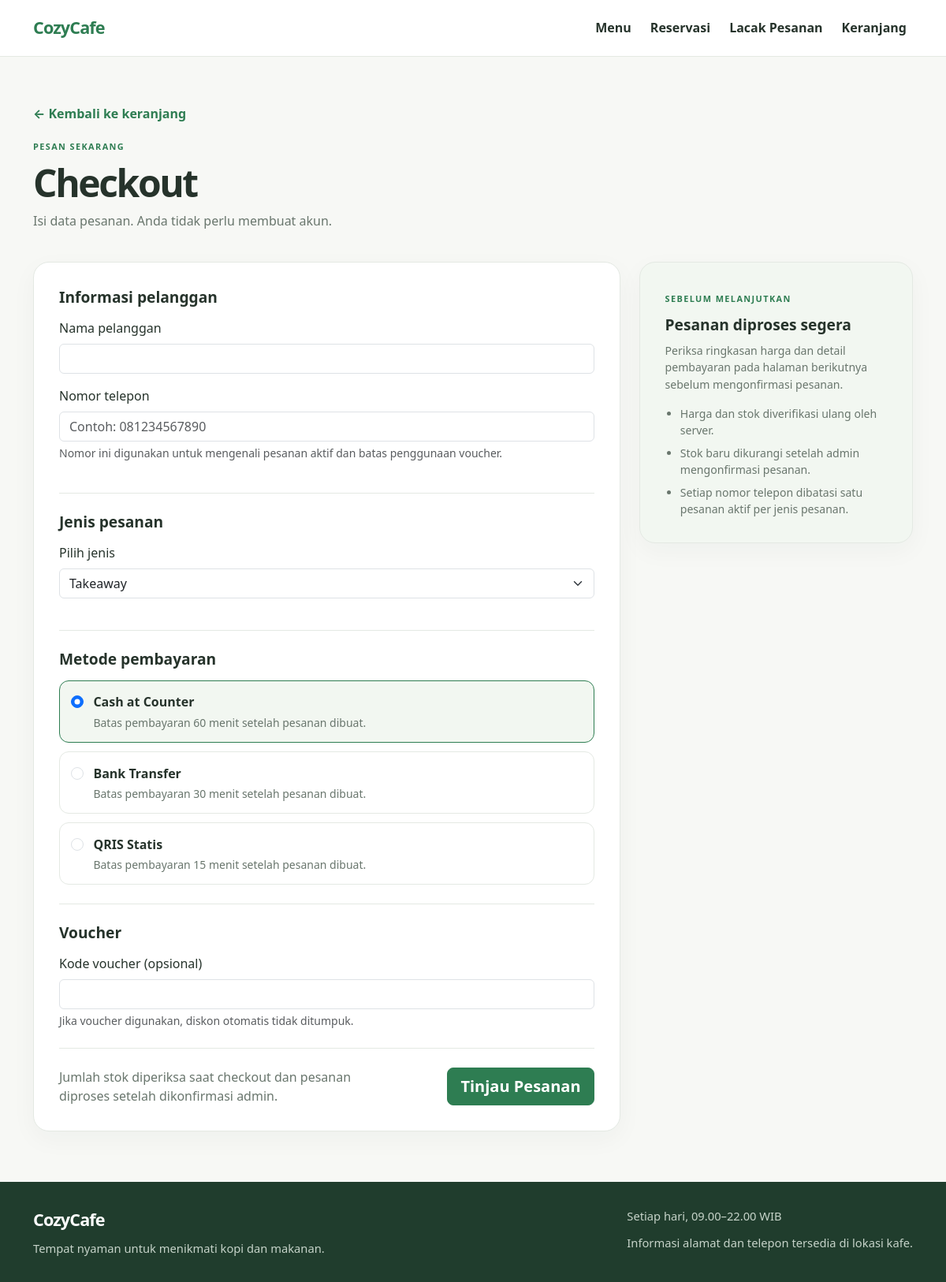
Page /checkout on the committed database.
### tables this page shows
CREATE TABLE IF NOT EXISTS payment_methods (
    id BIGINT UNSIGNED NOT NULL AUTO_INCREMENT,
    name VARCHAR(100) NOT NULL,
    method_type ENUM('cash', 'bank_transfer', 'qris_static') NOT NULL,
    is_enabled TINYINT(1) NOT NULL DEFAULT 1,
    deadline_minutes SMALLINT UNSIGNED NOT NULL,
    bank_name VARCHAR(120) NULL,
    account_number VARCHAR(80) NULL,
    account_holder VARCHAR(160) NULL,
    qris_image VARCHAR(500) NULL,
    instructions TEXT NULL,
    created_at TIMESTAMP NOT NULL DEFAULT CURRENT_TIMESTAMP,
    updated_at TIMESTAMP NOT NULL DEFAULT CURRENT_TIMESTAMP ON UPDATE CURRENT_TIMESTAMP,
    PRIMARY KEY (id),
    UNIQUE KEY uq_payment_methods_type (method_type),
    KEY idx_payment_methods_enabled (is_enabled),
    CONSTRAINT chk_payment_methods_deadline CHECK (deadline_minutes > 0)
);

### public/index.php (called while the page is built, shortened)
<?php
$root = dirname(__DIR__);
$scriptName = str_replace('\\', '/', $_SERVER['SCRIPT_NAME'] ?? '');
$basePath = rtrim(str_replace('/index.php', '', $scriptName), '/');
$requestUri = $_SERVER['REQUEST_URI'] ?? '/';
$path = parse_url($requestUri, PHP_URL_PATH) ?: '/';
$path = '/' . trim(rawurldecode($path), '/');
$customerRoutes = [
    '/' => 'Beranda',
    '/menu' => 'Menu',
    '/cart' => 'Keranjang',
    '/checkout' => 'Checkout',
    '/booking' => 'Reservasi',
    '/track-order' => 'Lacak Pesanan',
    '/track-booking' => 'Lacak Reservasi',
    '/history' => 'Riwayat',
];
$productDetailMatch = preg_match('/\A\/product\/([1-9][0-9]*)\z/', $path, $productMatch) === 1;
if ($path === '/') {
    require $root . '/app/config/database.php';
    require $root . '/app/controllers/ProductController.php';
    $homeData = (new ProductController(database(), $basePath))->homepageData();
    $pageTitle = $customerRoutes[$path];
    $view = $root . '/resources/views/customer/index.php';
} elseif ($path === '/checkout') {
    require $root . '/app/config/database.php';
    require $root . '/app/controllers/CheckoutController.php';
    $checkoutController = new CheckoutController(database());
    $paymentMethods = $checkoutController->paymentMethods();
    $formValues = $checkoutController->consumeDraft();
    $view = $root . '/resources/views/customer/checkout.php';
} elseif (array_key_exists($path, $customerRoutes)) {
    $pageTitle = $customerRoutes[$path];
    $view = $root . '/resources/views/customer/placeholder.php';
} else {
    http_response_code(404);
    $pageTitle = 'Halaman Tidak Ditemukan';
    $view = $root . '/resources/views/customer/404.php';
}
require $view;

### app/helpers/sanitizer.php (called while the page is built, shortened)
<?php
function e(mixed $value): string
{
    return htmlspecialchars((string) $value, ENT_QUOTES | ENT_SUBSTITUTE, 'UTF-8');
}

### app/config/database.php (called while the page is built, shortened)
<?php
function envValue(string $key, ?string $default = null): ?string
{
    $value = getenv($key);
    if ($value !== false) {
        return $value;
    }
    return $_ENV[$key] ?? $_SERVER[$key] ?? $default;
}
function database(): PDO
{
    $host = envValue('DB_HOST', '127.0.0.1');
    $port = envValue('DB_PORT', '3306');
    $database = envValue('DB_DATABASE', 'cozycafe');
    $username = envValue('DB_USERNAME', 'root');
    $password = envValue('DB_PASSWORD', '');
    $charset = envValue('DB_CHARSET', 'utf8mb4');
    $dsn = sprintf(
        'mysql:host=%s;port=%s;dbname=%s;charset=%s',
        $host,
        $port,
        $database,
        $charset
    );
    $pdo = new PDO($dsn, $username, $password, [
        PDO::ATTR_ERRMODE => PDO::ERRMODE_EXCEPTION,
        PDO::ATTR_DEFAULT_FETCH_MODE => PDO::FETCH_ASSOC,
        PDO::ATTR_EMULATE_PREPARES => false,
        PDO::MYSQL_ATTR_INIT_COMMAND => "SET time_zone = '+07:00'",
    ]);
    return $pdo;
}

### app/controllers/CheckoutController.php (called while the page is built, shortened)
<?php
require_once dirname(__DIR__) . '/services/CheckoutService.php';
final class CheckoutController
{
    private readonly CheckoutService $checkout;
    public function __construct(PDO $pdo)
    {
        $this->checkout = new CheckoutService($pdo);
    }
    public function paymentMethods(): array
    {
        return $this->checkout->paymentMethods();
    }
    public function consumeDraft(): array
    {
        $draft = $_SESSION['checkout_draft'] ?? [];
        return is_array($draft) ? $draft : [];
    }
}

### app/services/CheckoutService.php (called while the page is built, shortened)
<?php
final class CheckoutService
{
    public function paymentMethods(): array
    {
        return $this->pdo->query(
            'SELECT id, name, method_type, deadline_minutes, bank_name,
                    account_number, account_holder, instructions
             FROM payment_methods
             WHERE is_enabled = 1
             ORDER BY id ASC'
        )->fetchAll();
    }
}

### resources/views/customer/checkout.php (the view, shortened to what this page needs)
<?php
$formValues = is_array($formValues ?? null) ? $formValues : [];
?>
<main class="container page-section">
    <a class="back-link" href="<?= e($url('cart')) ?>">← Kembali ke keranjang</a>
    <div class="page-heading checkout-heading">
        <div>
            <span class="section-kicker">PESAN SEKARANG</span>
            <h1>Checkout</h1>
            <p>Isi data pesanan. Anda tidak perlu membuat akun.</p>
        </div>
    </div>
    <div class="checkout-grid">
        <form class="checkout-form-card" method="post" action="<?= e($url('checkout/review')) ?>" data-checkout-form>
            <div class="checkout-form-section">
                <h2>Informasi pelanggan</h2>
                <div class="mb-3">
                    <label class="form-label" for="checkoutName">Nama pelanggan</label>
                    <input class="form-control" id="checkoutName" name="customer_name" type="text" maxlength="160" autocomplete="name" value="<?= e($formValues['customer_name'] ?? '') ?>" required>
                </div>
                <div class="mb-3">
                    <label class="form-label" for="checkoutPhone">Nomor telepon</label>
                    <input class="form-control" id="checkoutPhone" name="phone" type="tel" inputmode="tel" maxlength="24" autocomplete="tel" placeholder="Contoh: 081234567890" value="<?= e($formValues['phone'] ?? '') ?>" required>
                    <div class="form-text">Nomor ini digunakan untuk mengenali pesanan aktif dan batas penggunaan voucher.</div>
                </div>
            </div>
            <div class="checkout-form-section">
                <h2>Jenis pesanan</h2>
                <div class="mb-3">
                    <label class="form-label" for="orderType">Pilih jenis</label>
                    <select class="form-select" id="orderType" name="order_type" required>
                        <option value="takeaway"<?= ($formValues['order_type'] ?? 'takeaway') === 'takeaway' ? ' selected' : '' ?>>Takeaway</option>
                    </select>
                </div>
            </div>
            <div class="checkout-form-section">
                <h2>Metode pembayaran</h2>
                <?php if ($paymentMethods === []): ?>
                    <div class="alert alert-warning" role="alert">Belum ada metode pembayaran yang aktif. Checkout belum dapat dilanjutkan.</div>
                <?php else: ?>
                    <div class="payment-method-options">
                        <?php foreach ($paymentMethods as $method): ?>
                            <?php $methodId = (int) $method['id']; ?>
                            <label class="payment-method-option" for="payment-<?= $methodId ?>">
                                <input
                                    class="form-check-input"
                                    id="payment-<?= $methodId ?>"
                                    name="payment_method_id"
                                    type="radio"
                                    value="<?= $methodId ?>"
                                    <?= (string) ($formValues['payment_method_id'] ?? $paymentMethods[0]['id']) === (string) $methodId ? ' checked' : '' ?>
                                    required
                                >
                                <span>
                                    <strong><?= e($method['name']) ?></strong>
                                    <small>Batas pembayaran <?= (int) $method['deadline_minutes'] ?> menit setelah pesanan dibuat.</small>
                                </span>
                            </label>
                        <?php endforeach; ?>
                    </div>
                <?php endif; ?>
            </div>
            <div class="checkout-form-section">
                <h2>Voucher</h2>
                <label class="form-label" for="voucherCode">Kode voucher (opsional)</label>
                <input class="form-control text-uppercase" id="voucherCode" name="voucher_code" type="text" maxlength="64" autocomplete="off" value="<?= e($formValues['voucher_code'] ?? '') ?>">
                <div class="form-text">Jika voucher digunakan, diskon otomatis tidak ditumpuk.</div>
            </div>
            <div class="checkout-submit-row">
                <p class="form-help">Jumlah stok diperiksa saat checkout dan pesanan diproses setelah dikonfirmasi admin.</p>
                <button class="btn btn-cozy-primary btn-lg" type="submit"<?= $paymentMethods === [] ? ' disabled' : '' ?>>Tinjau Pesanan</button>
            </div>
        </form>
        <aside class="checkout-side-note">
            <span class="section-kicker">SEBELUM MELANJUTKAN</span>
            <h2>Pesanan diproses segera</h2>
            <p>Periksa ringkasan harga dan detail pembayaran pada halaman berikutnya sebelum mengonfirmasi pesanan.</p>
            <ul>
                <li>Harga dan stok diverifikasi ulang oleh server.</li>
                <li>Stok baru dikurangi setelah admin mengonfirmasi pesanan.</li>
                <li>Setiap nomor telepon dibatasi satu pesanan aktif per jenis pesanan.</li>
            </ul>
        </aside>
    </div>
</main>
<?php
require $root . '/resources/views/layouts/customer.php';

### public/assets/css/app.css (style rules this page uses)
:root { color-scheme: light; --cozy-primary: #2E7D52; --cozy-primary-dark: #235f3e; --cozy-accent: #F4A340; --cozy-background: #F7F8F5; --cozy-text: #26332B; --cozy-muted: #69766d; --cozy-white: #FFFFFF; --cozy-border: #e4e9e3; --cozy-shadow: 0 18px 48px rgba(38, 51, 43, 0.08); }
body { min-height: 100vh; color: var(--cozy-text); background: var(--cozy-background); font-family: system-ui, -apple-system, "Segoe UI", sans-serif; }
a { color: var(--cozy-primary); }
.btn-cozy-primary { color: var(--cozy-white); background: var(--cozy-primary); border-color: var(--cozy-primary); font-weight: 700; }
.hero-kicker, .section-kicker { display: inline-block; color: var(--cozy-primary); font-size: 0.75rem; font-weight: 800; letter-spacing: 0.14em; }
.login-description, .form-help { color: var(--cozy-muted); }
.section-link, .back-link { color: var(--cozy-primary); font-weight: 700; text-decoration: none; }
.page-section { min-height: 70vh; padding-top: clamp(2rem, 5vw, 4rem); padding-bottom: 4rem; }
.page-heading { display: flex; justify-content: space-between; margin-bottom: 1.5rem; }
.page-heading h1 { margin: 0.45rem 0; font-size: clamp(2rem, 4vw, 3rem); font-weight: 800; letter-spacing: -0.05em; }
.page-heading p, .catalog-result-count { color: var(--cozy-muted); }
.section-kicker { display: inline-block; color: var(--cozy-primary); font-size: 0.68rem; font-weight: 850; letter-spacing: 0.13em; }
.cart-items-panel, .cart-summary-card, .checkout-form-card, .checkout-side-note { padding: clamp(1.2rem, 3vw, 2rem); border: 1px solid var(--cozy-border); border-radius: 20px; background: var(--cozy-white); box-shadow: 0 10px 32px rgba(38, 51, 43, 0.04); }
.cart-panel-heading h2, .cart-summary-card h2, .checkout-form-section h2, .checkout-review-section h2, .checkout-side-note h2 { margin: 0; font-size: 1.2rem; font-weight: 800; }
.cart-item-price, .cart-notice, .checkout-side-note p, .checkout-side-note li { color: var(--cozy-muted); font-size: 0.88rem; }
.checkout-heading { margin-top: 1rem; }
.checkout-grid { display: grid; grid-template-columns: minmax(0, 1.5fr) minmax(250px, 0.7fr); gap: 1.5rem; align-items: start; }
.checkout-form-section, .checkout-review-section { padding-bottom: 1.5rem; margin-bottom: 1.5rem; border-bottom: 1px solid var(--cozy-border); }
.checkout-form-section h2, .checkout-review-section h2 { margin-bottom: 1rem; }
.payment-method-options { display: grid; gap: 0.7rem; }
.payment-method-option { display: flex; align-items: flex-start; gap: 0.75rem; padding: 0.9rem; border: 1px solid var(--cozy-border); border-radius: 12px; cursor: pointer; }
.payment-method-option:has(input:checked) { border-color: var(--cozy-primary); background: #f2f7f1; }
.payment-method-option > span { display: grid; gap: 0.2rem; }
.payment-method-option small, .order-summary-item small { color: var(--cozy-muted); }
.checkout-submit-row { display: flex; align-items: center; justify-content: space-between; gap: 1rem; }
.checkout-submit-row .form-help { max-width: 430px; margin: 0; }
.checkout-side-note { position: sticky; top: 1.5rem; background: #f2f7f1; }
.checkout-side-note h2 { margin: 0.7rem 0; }
.checkout-side-note ul { display: grid; gap: 0.5rem; padding-left: 1.2rem; margin: 1rem 0 0; }

### rows in the picture
payment_methods: payment_method_id "☑ Cash at Counter Batas pembayar", name "Cash at Counter", deadline_minutes "60", payment_method_id "☐ Bank Transfer Batas pembayaran", payment_method_id "☐ QRIS Statis Batas pembayaran 1"
payment_methods: name "Bank Transfer", deadline_minutes "30"
payment_methods: name "QRIS Statis", deadline_minutes "15"
